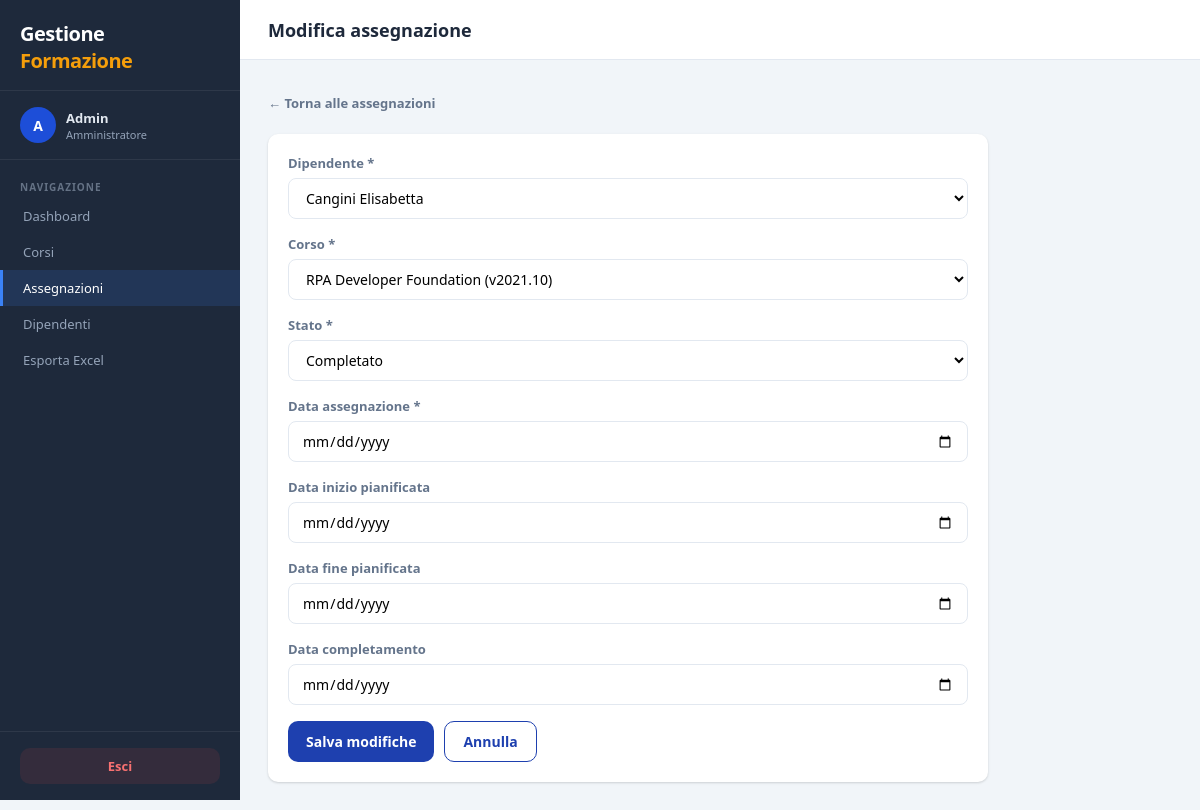
The page /assegnazioni/1/modifica/ (signed in) on the database its author committed.
### gestionale/models.py (models this page shows, shortened)
class AssegnazioneCorso(models.Model):
    STATO_CHOICES = [
        ('da_iniziare', 'Da iniziare'),
        ('in_corso', 'In corso'),
        ('completato', 'Completato'),
        ('scaduto', 'Scaduto'),
    ]
    dipendente = models.ForeignKey(Dipendente, on_delete=models.CASCADE, related_name='assegnazioni', db_index=True)
    corso = models.ForeignKey(Corso, on_delete=models.CASCADE, related_name='assegnazioni', db_index=True)
    data_assegnazione = models.DateField(default=timezone.now)
    data_scadenza = models.DateField(null=True, blank=True)
    data_completamento = models.DateField(null=True, blank=True)
    stato = models.CharField(max_length=20, choices=STATO_CHOICES, default='da_iniziare', db_index=True)
    data_inizio_pianificata = models.DateField(null=True, blank=True)
    data_fine_pianificata = models.DateField(null=True, blank=True)
    certificato = models.FileField(upload_to='certificati/', null=True, blank=True)
    class Meta:
        verbose_name = 'Assegnazione Corso'
        verbose_name_plural = 'Assegnazioni Corsi'
        unique_together = ('dipendente', 'corso')
        ordering = ['data_scadenza']

### gestionale/views.py (the view, shortened to what this page needs)
# urls.py: path('assegnazioni/<int:pk>/modifica/', views.AssegnazioneUpdateView.as_view(), name='assegnazione_update'),
class AssegnazioneUpdateView(LoginRequiredMixin, UpdateView):
    model = AssegnazioneCorso
    template_name = 'gestionale/assegnazioni/form.html'
    success_url = reverse_lazy('gestionale:assegnazione_list')
    def get_object(self, queryset=None):
        obj = super().get_object(queryset)
        if not self.request.user.is_staff and obj.dipendente.email != self.request.user.email:
            raise PermissionDenied
        return obj
    def get_form_class(self):
        if not self.request.user.is_staff:
            return _UserAssegnazioneForm
        return AssegnazioneCorsoForm

### gestionale/forms.py (shortened to what this page needs)
class AssegnazioneCorsoForm(StyledFormMixin, forms.ModelForm):
    class Meta:
        model = AssegnazioneCorso
        fields = [
            'dipendente', 'corso', 'stato',
            'data_assegnazione', 'data_inizio_pianificata',
            'data_fine_pianificata', 'data_completamento',
        ]
        widgets = {
            'data_assegnazione': forms.DateInput(attrs={'type': 'date'}),
            'data_inizio_pianificata': forms.DateInput(attrs={'type': 'date'}),
            'data_fine_pianificata': forms.DateInput(attrs={'type': 'date'}),
            'data_completamento': forms.DateInput(attrs={'type': 'date'}),
        }

### gestionale/models.py (called while the page is built)
    def __str__(self):
        return self.titolo

    def __str__(self):
        return f'{self.cognome} {self.nome}'

### gestionale/templates/gestionale/assegnazioni/form.html (shortened to what this page needs)
{% extends "gestionale/base.html" %}
{% block page_title %}{% if object %}Modifica assegnazione{% else %}Nuova assegnazione{% endif %}{% endblock %}
{% block content %}
<a href="{% url 'gestionale:assegnazione_list' %}" class="back-btn">← Torna alle assegnazioni</a>
<div class="card" style="max-width:720px;">
  <div class="card-body">
    <form method="post">
      {% for field in form %}
      <div class="form-group">
        <label class="form-label" for="{{ field.id_for_label }}">
          {{ field.label }}{% if field.field.required %} *{% endif %}
        </label>
        {{ field }}
      </div>
      {% endfor %}
      <div style="display:flex;gap:10px;margin-top:8px;">
        <button type="submit" class="btn btn-primary">{% if object %}Salva modifiche{% else %}Crea assegnazione{% endif %}</button>
        <a href="{% url 'gestionale:assegnazione_list' %}" class="btn btn-outline">Annulla</a>
      </div>
    </form>
  </div>
</div>
{% endblock %}

### gestionale/templates/gestionale/base.html (shortened to what this page needs)
{% load static %}
<!DOCTYPE html>
<html lang="it">
<head>
  <link rel="stylesheet" href="{% static 'gestionale/css/dashboard.css' %}">
</head>
<body>
<div class="app-layout">
  <aside id="sidebar">
    <div class="sidebar-brand">
      <div class="brand">Gestione <span>Formazione</span></div>
    </div>
    <div class="sidebar-user">
      <div class="avatar {% if request.user.is_staff %}avatar-admin{% else %}avatar-dipendente{% endif %}">
        {{ request.user.username|first|upper }}
      </div>
      <div class="sidebar-user-info">
        <div class="sidebar-user-name">{{ request.user.get_full_name|default:request.user.username }}</div>
        <div class="sidebar-user-role">{% if request.user.is_staff %}Amministratore{% else %}Dipendente{% endif %}</div>
      </div>
    </div>
    <nav>
      <div class="nav-section">Navigazione</div>
      <a href="{% url 'gestionale:dashboard' %}" class="nav-item {% if request.resolver_match.url_name == 'dashboard' %}active{% endif %}">Dashboard</a>
      <a href="{% url 'gestionale:corso_list' %}" class="nav-item {% if 'corso' in request.resolver_match.url_name %}active{% endif %}">Corsi</a>
      <a href="{% url 'gestionale:assegnazione_list' %}" class="nav-item {% if 'assegnazione' in request.resolver_match.url_name or 'certificato' in request.resolver_match.url_name %}active{% endif %}">Assegnazioni</a>
      {% if request.user.is_staff %}
      <a href="{% url 'gestionale:dipendente_list' %}" class="nav-item {% if 'dipendente' in request.resolver_match.url_name %}active{% endif %}">Dipendenti</a>
      <a href="{% url 'gestionale:export_excel' %}" class="nav-item">Esporta Excel</a>
      {% endif %}
    </nav>
    <div class="sidebar-bottom">
      <form method="post" action="{% url 'gestionale:logout' %}">
        <button type="submit" class="btn-logout">Esci</button>
      </form>
    </div>
  </aside>
  <main id="main-content">
    <div class="topbar">
      <div class="topbar-title">{% block page_title %}{% endblock %}</div>
    </div>
    <div class="page-content">
      {% block content %}{% endblock %}
    </div>
  </main>
</div>
</body>
</html>

### gestionale/static/gestionale/css/dashboard.css (style rules this page uses)
:root { --primary:#1e40af;--primary-light:#3b82f6;--primary-dark:#1e3a8a; --success:#10b981;--warning:#f59e0b;--danger:#ef4444;--info:#06b6d4; --bg:#f1f5f9;--card:#ffffff;--sidebar:#1e293b;--sidebar-text:#94a3b8; --sidebar-active:#3b82f6;--text:#1e293b;--text-muted:#64748b; --border:#e2e8f0;--r:10px; --sh:0 1px 3px rgba(0,0,0,.1),0 1px 2px rgba(0,0,0,.06); --sh-md:0 4px 12px rgba(0,0,0,.08); }
* { box-sizing:border-box;margin:0;padding:0 }
body { font-family:'Segoe UI',system-ui,sans-serif;background:var(--bg);color:var(--text);min-height:100vh }
a { text-decoration:none;color:inherit }
button { cursor:pointer;font-family:inherit }
input,select,textarea { font-family:inherit }
.form-group { margin-bottom:16px }
.form-group label { display:block;font-size:13px;font-weight:600;color:var(--text-muted);margin-bottom:6px }
.form-control { width:100%;padding:10px 14px;border:1.5px solid var(--border);border-radius:var(--r); font-size:14px;transition:.2s;outline:none }
.btn { display:inline-flex;align-items:center;gap:6px;padding:10px 18px;border-radius:var(--r); font-size:14px;font-weight:600;border:none;transition:.2s;white-space:nowrap }
.btn-primary { background:var(--primary);color:#fff }
.btn-outline { background:#fff;color:var(--primary);border:1.5px solid var(--primary) }
.app-layout { display:flex;min-height:100vh }
#sidebar { width:240px;background:var(--sidebar);display:flex;flex-direction:column;flex-shrink:0; position:fixed;top:0;left:0;height:100vh;z-index:100;transition:.3s }
.sidebar-brand { padding:20px 20px 16px;border-bottom:1px solid rgba(255,255,255,.07) }
.sidebar-brand .brand { font-size:20px;font-weight:800;color:#fff;letter-spacing:-0.5px }
.sidebar-brand .brand span { color:#f59e0b }
.sidebar-user { padding:16px 20px;border-bottom:1px solid rgba(255,255,255,.07);display:flex;align-items:center;gap:10px }
.avatar { width:36px;height:36px;border-radius:50%;display:flex;align-items:center;justify-content:center; font-weight:700;font-size:14px;flex-shrink:0 }
.avatar-admin { background:#1d4ed8;color:#fff }
.sidebar-user-info { overflow:hidden }
.sidebar-user-name { color:#e2e8f0;font-size:13px;font-weight:600;white-space:nowrap;overflow:hidden;text-overflow:ellipsis }
.sidebar-user-role { color:var(--sidebar-text);font-size:11px }
nav { flex:1;padding:12px 0;overflow-y:auto }
.nav-section { padding:8px 20px 4px;font-size:10px;font-weight:700;color:rgba(148,163,184,.6);text-transform:uppercase;letter-spacing:1px }
.nav-item { display:flex;align-items:center;gap:10px;padding:9px 20px;color:var(--sidebar-text); font-size:13px;font-weight:500;cursor:pointer;transition:.15s;border-left:3px solid transparent }
.nav-item.active { background:rgba(59,130,246,.15);color:#fff;border-left-color:var(--sidebar-active) }
.sidebar-bottom { padding:16px 20px;border-top:1px solid rgba(255,255,255,.07) }
.btn-logout { width:100%;background:rgba(239,68,68,.1);color:#f87171;border:none; padding:9px;border-radius:var(--r);font-size:13px;font-weight:600;display:flex;align-items:center;justify-content:center;gap:8px;cursor:pointer }
#main-content { margin-left:240px;flex:1;min-height:100vh;display:flex;flex-direction:column }
.topbar { background:#fff;border-bottom:1px solid var(--border);padding:0 28px;height:60px; display:flex;align-items:center;justify-content:space-between;position:sticky;top:0;z-index:50 }
.topbar-title { font-size:18px;font-weight:700;color:var(--text) }
.page-content { padding:28px;flex:1 }
.card { background:var(--card);border-radius:var(--r);box-shadow:var(--sh);overflow:hidden }
.card-body { padding:20px }
.form-label { display:block;font-size:13px;font-weight:600;color:var(--text-muted);margin-bottom:6px }
.form-control { width:100%;padding:9px 13px;border:1.5px solid var(--border);border-radius:8px; font-size:14px;outline:none;transition:.2s;background:#fff }
.back-btn { display:inline-flex;align-items:center;gap:6px;color:var(--text-muted);font-size:13px; font-weight:600;cursor:pointer;margin-bottom:16px;padding:6px 0 }

### rows shown on the page
AssegnazioneCorso: form "Cangini Elisabetta" "RPA Developer Foundation (v2021.10)" "Completato"

### other values the page prints
{{ request.user.username|first|upper }} "A"
{{ request.user.get_full_name|default:request.user.username }} "Admin"
{{ field.label }} "Dipendente" "Corso" "Stato" "Data assegnazione" "Data inizio pianificata" "Data fine pianificata" "Data completamento"
